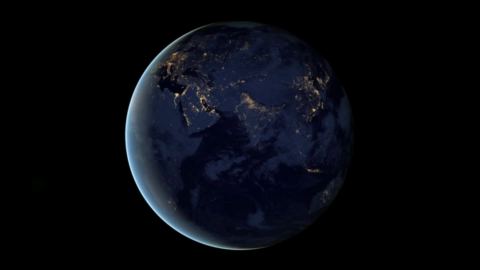
#> input picture frame 90 of examples/ex_corner_detection_video/video.mp4, 480 x 270 px
$ python ex_corner_detection.py   (Python 2 division)
#> lines starting #> are read from the running program, lines starting #| are printed output that depends on the picture
#!/usr/bin/env python

#The MIT License (MIT)
#Copyright (c) 2020 Massimiliano Patacchiola
#
#THE SOFTWARE IS PROVIDED "AS IS", WITHOUT WARRANTY OF ANY KIND, EXPRESS OR IMPLIED, INCLUDING BUT NOT LIMITED TO THE WARRANTIES OF
#MERCHANTABILITY, FITNESS FOR A PARTICULAR PURPOSE AND NONINFRINGEMENT. IN NO EVENT SHALL THE AUTHORS OR COPYRIGHT HOLDERS BE LIABLE FOR ANY
#CLAIM, DAMAGES OR OTHER LIABILITY, WHETHER IN AN ACTION OF CONTRACT, TORT OR OTHERWISE, ARISING FROM, OUT OF OR IN CONNECTION WITH THE
#SOFTWARE OR THE USE OR OTHER DEALINGS IN THE SOFTWARE.

#Tested on Ubuntu 18.04.3 LTS, OpenCV 4.1.2, Python 3
#Comparison of 4 different methods on corner detection.
#Parameters set such that all the methods will find around 500 keypoints in the video.
#You need a video named "video.mp4" in your script folder for running the code.
#Videos sourced from: https://www.pexels.com/videos

import cv2
import numpy as np
from operator import itemgetter
import ipdb

#print(cv2.__version__)
video_capture = cv2.VideoCapture("./video.mp4")
fourcc = cv2.VideoWriter_fourcc(*'XVID')
#out = cv2.VideoWriter("./original.avi", fourcc, 24.0, (3840,2160))
out_harris = cv2.VideoWriter("./harris.avi", fourcc, 24.0, (3840,2160))
out_shitomasi = cv2.VideoWriter("./shitomasi.avi", fourcc, 24.0, (3840,2160))
out_fast = cv2.VideoWriter("./fast.avi", fourcc, 24.0, (3840,2160))
out_orb = cv2.VideoWriter("./orb.avi", fourcc, 24.0, (3840,2160))

while(True):
    ret, frame = video_capture.read()
#> frame is the input picture: shape (270, 480, 3); mean B, G, R 14.7, 9.1, 7.3
    if(frame is None): break #check for empty frames (en of video)
    frame_gray = cv2.cvtColor(frame, cv2.COLOR_BGR2GRAY)
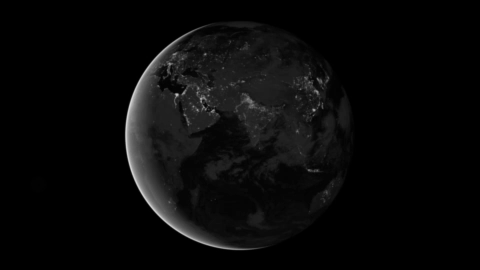
#> frame_gray: shape (270, 480); min 0, max 212, mean 9.2

    ##Harris
    mask_harris = cv2.cornerHarris(np.float32(frame_gray), blockSize=2, ksize=3, k=0.04) #2, 3, 0.04 // 2, 5, 0.07
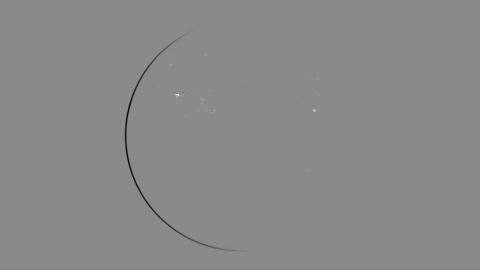
#> mask_harris: shape (270, 480) float32; min -38237684, max 31945364, mean -80532; drawn with min black and max white
    # ipdb.set_trace()
    #mask_harris = cv2.dilate(mask_harris, None)
    cutout = np.sort(mask_harris.flatten())[-500] #sort from smaller to higher, then take index for cutout
#> cutout = 146013.3
    corners = np.where(mask_harris > cutout)
#> corners = 499 positions, rows 53 to 171, columns 157 to 329
    corners = zip(corners[0], corners[1])
#> corners = 499 pairs, first value 53 to 171, second value 157 to 329
    kp = list()
#> (the run stopped early here; a loop or call above may not have finished)

$ run again, starting later in the video
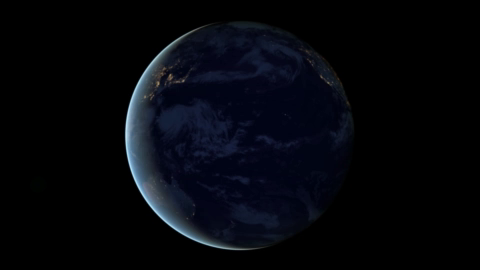
#> input picture frame 720 of examples/ex_corner_detection_video/video.mp4, 480 x 270 px
#> frame is the input picture: shape (270, 480, 3); mean B, G, R 11.9, 6.6, 4.9
#> `frame_gray = cv2.cvtColor(frame, cv2.COLOR_BGR2GRAY)`:
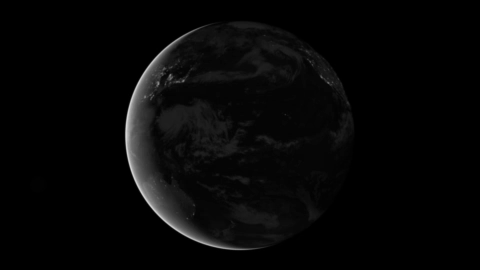
#> frame_gray: shape (270, 480); min 0, max 215, mean 6.7
#> `mask_harris = cv2.cornerHarris(np.float32(frame_gray), blockSize=2, ks..`:
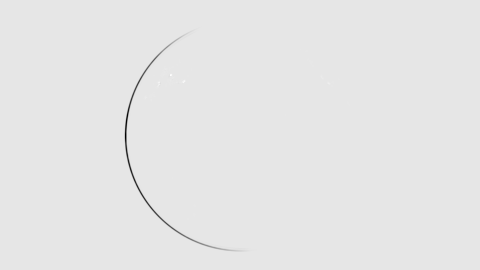
#> mask_harris: shape (270, 480) float32; min -39260820, max 4091136, mean -85704.5; drawn with min black and max white
#> cutout = 4047.6
#> `corners = np.where(mask_harris > cutout)`: corners = 499 positions, rows 35 to 220, columns 135 to 349
#> `corners = zip(corners[0], corners[1])`: corners = 499 pairs, first value 35 to 220, second value 135 to 349
